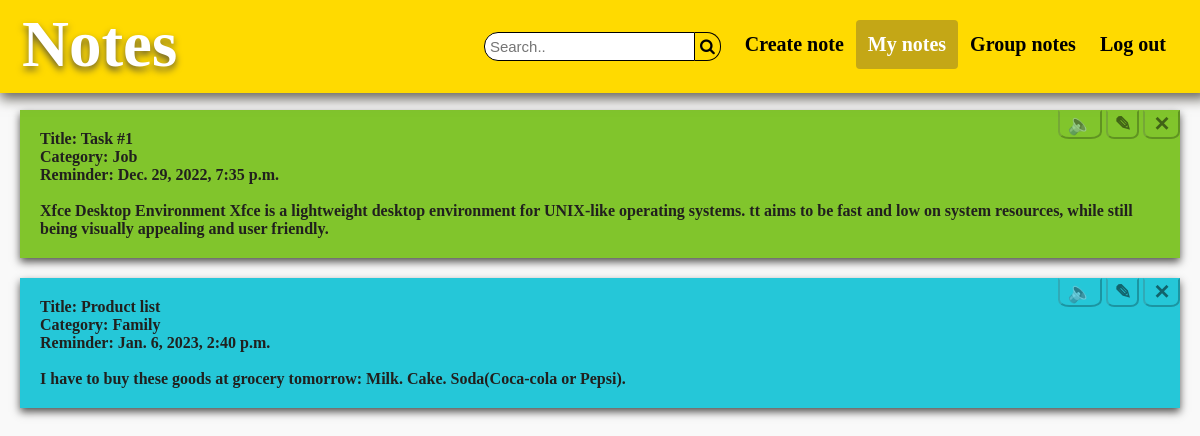
/notesapp/usernotes/ (signed in), run on an earlier commit of the app's database.
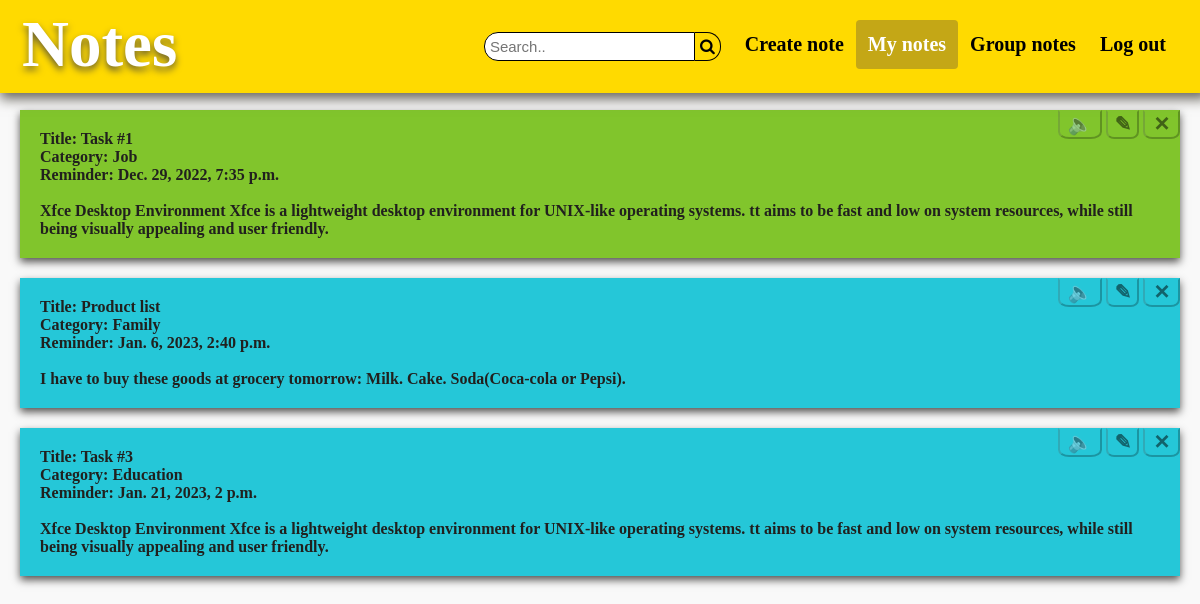
And on a later commit of the database.
### notesapp/models.py (models this page shows, shortened)
class Notes(models.Model):
    author = models.ForeignKey(User, on_delete=models.CASCADE)
    group = models.ForeignKey(Group, blank=True, null=True, on_delete=models.SET_NULL)
    title = models.CharField(max_length=200)
    text = models.TextField()
    reminder = models.DateTimeField()
    category = models.ForeignKey('Category', on_delete=models.CASCADE)

class Category(models.Model):
    title = models.CharField(max_length=200)
    def __str__(self):
        return self.title

### notesapp/views.py (the view)
# urls.py: path('notesapp/usernotes/', user_notes, name="user_notes"),
@login_required
def user_notes(request):
    user = request.user
    return render(request, 'user_notes.html', context={'notes': Notes.objects.filter(author=user)})

### notesapp/templates/user_notes.html (shortened to what this page needs)
{% extends "base.html" %}
{% load static %}
{% block user_notes %}
    <a class="active" href="{% url 'user_notes' %}">My notes</a>
{% endblock %}
{% block note %}
    {% for item in notes %}
        <div class="note">
            <div class="buttonalignment">
                <button class="actionbutton" value="{{ item.id }}" onclick="play(this.value, '{% url 'get_audio' %}');">
                    <span class="deletebutton">&#x1F508;</span>
                </button>
                <button class="actionbutton" onclick="window.location.href='{% url 'user_note' item.id %}';">
                    <span class="updatebutton">&#x270E;</span>
                </button>
                <button class="actionbutton" onclick="delete_note('{% url 'user_note' item.id %}', '{{ csrf_token }}');">
                    <span class="deletebutton">&#x2715;</span>
                </button>
            </div>
            Title: {{ item.title }}<br>
            Category: {{ item.category }}<br>
            Reminder: {{ item.reminder }}<br><br>
            {{ item.text }}
        </div>
    {% endfor %}
{% endblock %}

### notesapp/templates/base.html (shortened to what this page needs)
{% load static %}
<!DOCTYPE html>
<html lang="en">
<head>
    {% block js_css %}
    <link rel="stylesheet" href="{% static 'main.css' %}">
    <link rel="stylesheet" href="https://cdnjs.cloudflare.com/ajax/libs/font-awesome/4.7.0/css/font-awesome.min.css">
    {% endblock %}
</head>
<body onLoad="pickColor()" onchange="pickColor()">
    <div class="header">
      <a href="#default" class="logo">Notes</a>
      <div class="header-right">
          <form class="searchform">
              <input type="text" placeholder="Search.." name="search" oninput="searchtext(this.value,'{% url 'search' %}','{{ csrf_token }}');">
              <button type="button"><i class="fa fa-search" style="font-size:16px"></i></button>
          </form>
          <a href="{% url 'create_note' %}">Create note</a>
          {% block user_notes %}{% endblock %}
          {% block group_notes %}
            <a href="{% url 'group_notes' %}">Group notes</a>
          {% endblock %}
        <a href="{% url 'logout' %}">Log out</a>
      </div>
    </div>
    <div class="main">
        {% block note %}
        {% endblock %}
    </div>
</body>
</html>

### notesapp/static/main.css (style rules this page uses)
form.searchform { display: inline; float: left; color: black; text-align: center; padding: 12px; text-decoration: none; font-size: 20px; line-height: 25px; border-radius: 4px; font-weight: bold; }
form.searchform button { display: inline; background: #FFDA00; color: black; padding: 5px; font-size: 15px; border: 1px solid black; border-left: none; cursor: pointer; border-top-right-radius: 14px; border-bottom-right-radius: 14px; }
form.searchform input[type=text] { display: inline; padding: 5px; font-size: 15px; border: 1px solid black ; float: left; background: white; border-top-left-radius: 14px; border-bottom-left-radius: 14px; }
.header { overflow: hidden; background-color: #FFDA00; box-shadow: 0px 6px 12px #68665E; padding: 20px 10px; font-family: "Nixie One"; position: fixed; top: 0; width: 99%; }
body { background: #F9F9F9; margin: 0px; }
.note { margin: 20px; padding: 20px; font-family: "Segoe Print"; box-shadow: 0px 4px 8px #545351; font-weight: bold; color: #21201E; }
.header a { float: left; color: black; text-align: center; padding: 12px; text-decoration: none; font-size: 20px; line-height: 25px; border-radius: 4px; font-weight: bold; }
.header a.logo { font-size: 65px; font-weight: bold; color: white; text-shadow: 0px 4px 7px #685F31; pointer-events: none; }
.header a.active { background-color: #C4A716; color: white; }
.header-right { margin-left: 20px; margin-right: 20px; float: right; }
.main { margin-top: 110px; }
.buttonalignment { float: right; margin-top: -20px; margin-right: -20px; background-color: inherit; padding: 0px; }
.actionbutton { background-color: inherit; padding-top: 5px; border-radius: 0% 0% 25% 25%; border-top-color: transparent; border-right-color: rgba(0,0,0, 0.25); border-left-color: rgba(0,0,0, 0.25); border-bottom-color: rgba(0,0,0, 0.25); padding-top: 0px; }
.updatebutton { font-size: 20px; font-weight: bold; opacity: 50%; }
.deletebutton { font-size: 20px; font-weight: bold; opacity: 50%; padding-left: 2px; padding-right: 2px; }
form { display: inline; }

What changed in the data, as far as the page shows it:
added Notes: {{ item.id }} 16 (drawn), title "Task #3", category "Education", reminder "Jan. 21, 2023, 2 p.m.", text "Xfce Desktop Environment Xfce is a lightweight desktop environment for UNIX-like operating systems. tt aims to be fast and low on system resources, while still being visually appealing and user friendly."
